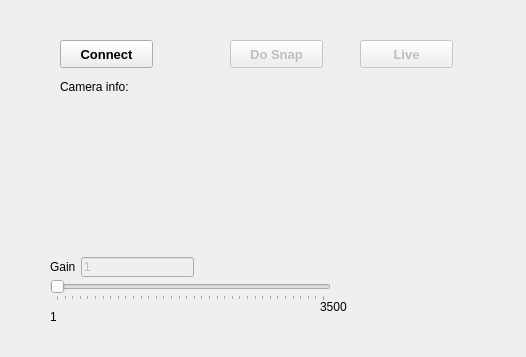
<?xml version="1.0" encoding="UTF-8"?>
<ui version="4.0">
 <class>MaWi</class>
 <widget class="QMainWindow" name="MaWi">
  <property name="geometry">
   <rect>
    <x>0</x>
    <y>0</y>
    <width>526</width>
    <height>357</height>
   </rect>
  </property>
  <property name="sizePolicy">
   <sizepolicy hsizetype="Expanding" vsizetype="Preferred">
    <horstretch>0</horstretch>
    <verstretch>0</verstretch>
   </sizepolicy>
  </property>
  <property name="windowTitle">
   <string>Camera control</string>
  </property>
  <widget class="QWidget" name="centralwidget">
   <widget class="QSlider" name="gain_slider">
    <property name="enabled">
     <bool>false</bool>
    </property>
    <property name="geometry">
     <rect>
      <x>50</x>
      <y>280</y>
      <width>281</width>
      <height>21</height>
     </rect>
    </property>
    <property name="sizePolicy">
     <sizepolicy hsizetype="Minimum" vsizetype="Fixed">
      <horstretch>0</horstretch>
      <verstretch>0</verstretch>
     </sizepolicy>
    </property>
    <property name="minimum">
     <number>1</number>
    </property>
    <property name="maximum">
     <number>3500</number>
    </property>
    <property name="pageStep">
     <number>1</number>
    </property>
    <property name="orientation">
     <enum>Qt::Horizontal</enum>
    </property>
    <property name="tickPosition">
     <enum>QSlider::TicksBelow</enum>
    </property>
    <property name="tickInterval">
     <number>100</number>
    </property>
   </widget>
   <widget class="QLabel" name="label">
    <property name="geometry">
     <rect>
      <x>50</x>
      <y>260</y>
      <width>47</width>
      <height>13</height>
     </rect>
    </property>
    <property name="text">
     <string>Gain</string>
    </property>
   </widget>
   <widget class="QLineEdit" name="gain_input">
    <property name="enabled">
     <bool>false</bool>
    </property>
    <property name="geometry">
     <rect>
      <x>81</x>
      <y>257</y>
      <width>113</width>
      <height>20</height>
     </rect>
    </property>
    <property name="inputMask">
     <string/>
    </property>
    <property name="text">
     <string>1</string>
    </property>
    <property name="maxLength">
     <number>4</number>
    </property>
   </widget>
   <widget class="QLabel" name="label_2">
    <property name="geometry">
     <rect>
      <x>50</x>
      <y>310</y>
      <width>47</width>
      <height>13</height>
     </rect>
    </property>
    <property name="text">
     <string>1</string>
    </property>
   </widget>
   <widget class="QLabel" name="label_3">
    <property name="geometry">
     <rect>
      <x>320</x>
      <y>300</y>
      <width>47</width>
      <height>13</height>
     </rect>
    </property>
    <property name="text">
     <string>3500</string>
    </property>
   </widget>
   <widget class="QPushButton" name="connect_button">
    <property name="geometry">
     <rect>
      <x>60</x>
      <y>40</y>
      <width>93</width>
      <height>28</height>
     </rect>
    </property>
    <property name="palette">
     <palette>
      <active>
       <colorrole role="WindowText">
        <brush brushstyle="SolidPattern">
         <color alpha="255">
          <red>255</red>
          <green>0</green>
          <blue>0</blue>
         </color>
        </brush>
       </colorrole>
      </active>
      <inactive>
       <colorrole role="WindowText">
        <brush brushstyle="SolidPattern">
         <color alpha="255">
          <red>255</red>
          <green>0</green>
          <blue>0</blue>
         </color>
        </brush>
       </colorrole>
      </inactive>
      <disabled>
       <colorrole role="WindowText">
        <brush brushstyle="SolidPattern">
         <color alpha="255">
          <red>120</red>
          <green>120</green>
          <blue>120</blue>
         </color>
        </brush>
       </colorrole>
      </disabled>
     </palette>
    </property>
    <property name="font">
     <font>
      <pointsize>10</pointsize>
      <weight>75</weight>
      <bold>true</bold>
     </font>
    </property>
    <property name="text">
     <string>Connect</string>
    </property>
   </widget>
   <widget class="QLabel" name="info_label">
    <property name="geometry">
     <rect>
      <x>60</x>
      <y>80</y>
      <width>261</width>
      <height>141</height>
     </rect>
    </property>
    <property name="sizePolicy">
     <sizepolicy hsizetype="Expanding" vsizetype="Expanding">
      <horstretch>0</horstretch>
      <verstretch>0</verstretch>
     </sizepolicy>
    </property>
    <property name="text">
     <string>Camera info:</string>
    </property>
    <property name="alignment">
     <set>Qt::AlignLeading|Qt::AlignLeft|Qt::AlignTop</set>
    </property>
   </widget>
   <widget class="QPushButton" name="snap_button">
    <property name="enabled">
     <bool>false</bool>
    </property>
    <property name="geometry">
     <rect>
      <x>230</x>
      <y>40</y>
      <width>93</width>
      <height>28</height>
     </rect>
    </property>
    <property name="palette">
     <palette>
      <active>
       <colorrole role="WindowText">
        <brush brushstyle="SolidPattern">
         <color alpha="255">
          <red>255</red>
          <green>0</green>
          <blue>0</blue>
         </color>
        </brush>
       </colorrole>
      </active>
      <inactive>
       <colorrole role="WindowText">
        <brush brushstyle="SolidPattern">
         <color alpha="255">
          <red>255</red>
          <green>0</green>
          <blue>0</blue>
         </color>
        </brush>
       </colorrole>
      </inactive>
      <disabled>
       <colorrole role="WindowText">
        <brush brushstyle="SolidPattern">
         <color alpha="255">
          <red>120</red>
          <green>120</green>
          <blue>120</blue>
         </color>
        </brush>
       </colorrole>
      </disabled>
     </palette>
    </property>
    <property name="font">
     <font>
      <pointsize>10</pointsize>
      <weight>75</weight>
      <bold>true</bold>
     </font>
    </property>
    <property name="text">
     <string>Do Snap</string>
    </property>
   </widget>
   <widget class="QPushButton" name="live_button">
    <property name="enabled">
     <bool>false</bool>
    </property>
    <property name="geometry">
     <rect>
      <x>360</x>
      <y>40</y>
      <width>93</width>
      <height>28</height>
     </rect>
    </property>
    <property name="palette">
     <palette>
      <active>
       <colorrole role="WindowText">
        <brush brushstyle="SolidPattern">
         <color alpha="255">
          <red>255</red>
          <green>0</green>
          <blue>0</blue>
         </color>
        </brush>
       </colorrole>
      </active>
      <inactive>
       <colorrole role="WindowText">
        <brush brushstyle="SolidPattern">
         <color alpha="255">
          <red>255</red>
          <green>0</green>
          <blue>0</blue>
         </color>
        </brush>
       </colorrole>
      </inactive>
      <disabled>
       <colorrole role="WindowText">
        <brush brushstyle="SolidPattern">
         <color alpha="255">
          <red>120</red>
          <green>120</green>
          <blue>120</blue>
         </color>
        </brush>
       </colorrole>
      </disabled>
     </palette>
    </property>
    <property name="font">
     <font>
      <pointsize>10</pointsize>
      <weight>75</weight>
      <bold>true</bold>
     </font>
    </property>
    <property name="text">
     <string>Live</string>
    </property>
   </widget>
  </widget>
 </widget>
 <resources/>
 <connections/>
</ui>
